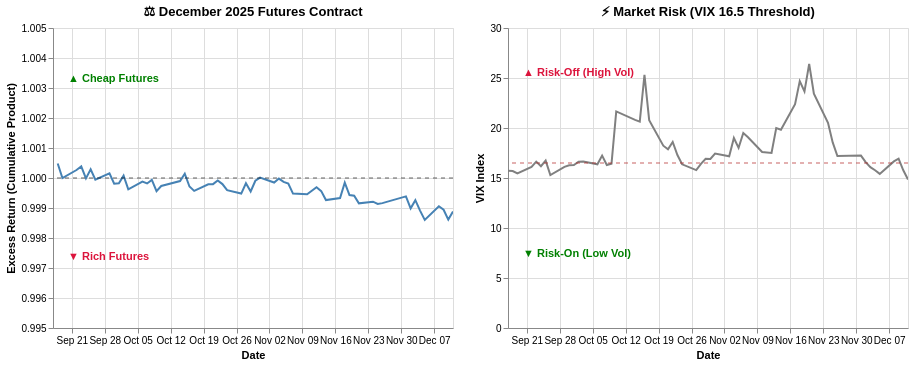

The cell this chart's notebook holds for it:
### Markdown cell above
### 🔍 Zooming In: The December 2025 Contract
**What are we observing?**
The December 2025 contract provides our first granular look at the strategy's performance during a specific roll period. Throughout most of this window, the VIX remained elevated above the 16.5 "Risk-Off" threshold, featuring two distinct volatility spikes in mid-October and mid-November. Correspondingly, the cumulative excess return steadily grinds higher, staying firmly in the green "Cheap Futures" territory and jumping sharply alongside that mid-November VIX spike.

### Code cell
# Results December 2025: Sep. 17, Dec-Sep. 11, 2025
dec_graph=create_arb_vix(start='2025-09-17',end='2025-12-11')
display(plot_contract_arb_band(dec_graph,'December 2025 Futures Contract',return_domain=[0.995, 1.005]))

### Figure 1 — Vega-Lite specification as saved in the notebook (floating-point values rounded to 4 significant figures)
{"config": {"view": {"continuousWidth": 300, "continuousHeight": 300}}, "hconcat": [{"layer": [{"data": {"name": "data-34bfb8a3e25644c7933fc7e5b7fe5f0d"}, "mark": {"type": "line", "color": "steelblue", "strokeWidth": 2}, "encoding": {"tooltip": [{"field": "date", "type": "temporal"}, {"field": "Cumulative Excess Return", "type": "quantitative"}], "x": {"field": "date", "title": "Date", "type": "temporal"}, "y": {"field": "Cumulative Excess Return", "scale": {"domain": [0.995, 1.005]}, "title": "Excess Return (Cumulative Product)", "type": "quantitative"}}, "name": "view_3"}, {"data": {"name": "data-62270e77d641448c13ff0a9fcf3e6578"}, "mark": {"type": "rule", "color": "black", "opacity": 0.6, "strokeDash": [4, 4]}, "encoding": {"y": {"field": "y", "type": "quantitative"}}}, {"data": {"name": "data-43807a7517ce8d1e736d09477ce97267"}, "mark": {"type": "text", "align": "left", "baseline": "top", "color": "green", "dx": 5, "fontWeight": "bold"}, "encoding": {"text": {"field": "text", "type": "nominal"}, "x": {"value": 10}, "y": {"field": "y", "type": "quantitative"}}}, {"data": {"name": "data-bfe5ff7198e2b8f6f045fd9762d0a983"}, "mark": {"type": "text", "align": "left", "baseline": "bottom", "color": "crimson", "dx": 5, "fontWeight": "bold"}, "encoding": {"text": {"field": "text", "type": "nominal"}, "x": {"value": 10}, "y": {"field": "y", "type": "quantitative"}}}], "height": 300, "title": "⚖️ December 2025 Futures Contract", "width": 400}, {"layer": [{"data": {"name": "data-34bfb8a3e25644c7933fc7e5b7fe5f0d"}, "mark": {"type": "line", "color": "gray", "strokeWidth": 2}, "encoding": {"tooltip": [{"field": "date", "type": "temporal"}, {"field": "VIX", "type": "quantitative"}], "x": {"field": "date", "title": "Date", "type": "temporal"}, "y": {"field": "VIX", "scale": {"domain": [1, 30]}, "title": "VIX Index", "type": "quantitative"}}, "name": "view_4"}, {"data": {"name": "data-36ce8cf7b9b85712b0e5da6a8d4c123f"}, "mark": {"type": "rule", "color": "firebrick", "opacity": 0.7, "strokeDash": [4, 4]}, "encoding": {"y": {"field": "y", "type": "quantitative"}}}, {"data": {"name": "data-e1693b16d8edb1761d863943e923bf84"}, "mark": {"type": "text", "align": "left", "baseline": "bottom", "color": "crimson", "dx": 5, "fontWeight": "bold"}, "encoding": {"text": {"field": "text", "type": "nominal"}, "x": {"value": 10}, "y": {"field": "y", "type": "quantitative"}}}, {"data": {"name": "data-7e10542b402220f02c931d4ac3477b9e"}, "mark": {"type": "text", "align": "left", "baseline": "top", "color": "green", "dx": 5, "fontWeight": "bold"}, "encoding": {"text": {"field": "text", "type": "nominal"}, "x": {"value": 10}, "y": {"field": "y", "type": "quantitative"}}}], "height": 300, "title": "⚡ Market Risk (VIX 16.5 Threshold)", "width": 400}], "params": [{"name": "param_2", "select": {"type": "interval", "encodings": ["x"]}, "bind": "scales", "views": ["view_3", "view_4"]}], "$schema": "https://vega.github.io/schema/vega-lite/v5.20.1.json", "datasets": {"data-34bfb8a3e25644c7933fc7e5b7fe5f0d": [{"date": "2025-09-17T00:00:00", "Cumulative Excess Return": null, "VIX": 15.72}, {"date": "2025-09-18T00:00:00", "Cumulative Excess Return": 1.0, "VIX": 15.7}, {"date": "2025-09-19T00:00:00", "Cumulative Excess Return": 1.0, "VIX": 15.45}, {"date": "2025-09-22T00:00:00", "Cumulative Excess Return": 1.0, "VIX": 16.1}, {"date": "2025-09-23T00:00:00", "Cumulative Excess Return": 1.0, "VIX": 16.64}, {"date": "2025-09-24T00:00:00", "Cumulative Excess Return": 1.0, "VIX": 16.18}, {"date": "2025-09-25T00:00:00", "Cumulative Excess Return": 1.0, "VIX": 16.74}, {"date": "2025-09-26T00:00:00", "Cumulative Excess Return": 0.9999, "VIX": 15.29}, {"date": "2025-09-29T00:00:00", "Cumulative Excess Return": 1.0, "VIX": 16.12}, {"date": "2025-09-30T00:00:00", "Cumulative Excess Return": 0.9998, "VIX": 16.28}, {"date": "2025-10-01T00:00:00", "Cumulative Excess Return": 0.9998, "VIX": 16.29}, {"date": "2025-10-02T00:00:00", "Cumulative Excess Return": 1.0, "VIX": 16.63}, {"date": "2025-10-03T00:00:00", "Cumulative Excess Return": 0.9996, "VIX": 16.65}, {"date": "2025-10-06T00:00:00", "Cumulative Excess Return": 0.9999, "VIX": 16.37}, {"date": "2025-10-07T00:00:00", "Cumulative Excess Return": 0.9998, "VIX": 17.24}, {"date": "2025-10-08T00:00:00", "Cumulative Excess Return": 0.9999, "VIX": 16.3}, {"date": "2025-10-09T00:00:00", "Cumulative Excess Return": 0.9996, "VIX": 16.43}, {"date": "2025-10-10T00:00:00", "Cumulative Excess Return": 0.9997, "VIX": 21.66}, {"date": "2025-10-14T00:00:00", "Cumulative Excess Return": 0.9999, "VIX": 20.81}, {"date": "2025-10-15T00:00:00", "Cumulative Excess Return": 1.0, "VIX": 20.64}, {"date": "2025-10-16T00:00:00", "Cumulative Excess Return": 0.9997, "VIX": 25.31}, {"date": "2025-10-17T00:00:00", "Cumulative Excess Return": 0.9996, "VIX": 20.78}, {"date": "2025-10-20T00:00:00", "Cumulative Excess Return": 0.9998, "VIX": 18.23}, {"date": "2025-10-21T00:00:00", "Cumulative Excess Return": 0.9998, "VIX": 17.87}, {"date": "2025-10-22T00:00:00", "Cumulative Excess Return": 0.9999, "VIX": 18.6}, {"date": "2025-10-23T00:00:00", "Cumulative Excess Return": 0.9998, "VIX": 17.3}, {"date": "2025-10-24T00:00:00", "Cumulative Excess Return": 0.9996, "VIX": 16.37}, {"date": "2025-10-27T00:00:00", "Cumulative Excess Return": 0.9995, "VIX": 15.79}, {"date": "2025-10-28T00:00:00", "Cumulative Excess Return": 0.9998, "VIX": 16.42}, {"date": "2025-10-29T00:00:00", "Cumulative Excess Return": 0.9996, "VIX": 16.92}, {"date": "2025-10-30T00:00:00", "Cumulative Excess Return": 0.9999, "VIX": 16.91}, {"date": "2025-10-31T00:00:00", "Cumulative Excess Return": 1.0, "VIX": 17.44}, {"date": "2025-11-03T00:00:00", "Cumulative Excess Return": 0.9998, "VIX": 17.17}, {"date": "2025-11-04T00:00:00", "Cumulative Excess Return": 1.0, "VIX": 19.0}, {"date": "2025-11-05T00:00:00", "Cumulative Excess Return": 0.9999, "VIX": 18.01}, {"date": "2025-11-06T00:00:00", "Cumulative Excess Return": 0.9998, "VIX": 19.5}, {"date": "2025-11-07T00:00:00", "Cumulative Excess Return": 0.9995, "VIX": 19.08}, {"date": "2025-11-10T00:00:00", "Cumulative Excess Return": 0.9995, "VIX": 17.6}, {"date": "2025-11-12T00:00:00", "Cumulative Excess Return": 0.9997, "VIX": 17.51}, {"date": "2025-11-13T00:00:00", "Cumulative Excess Return": 0.9996, "VIX": 20.0}, {"date": "2025-11-14T00:00:00", "Cumulative Excess Return": 0.9993, "VIX": 19.83}, {"date": "2025-11-17T00:00:00", "Cumulative Excess Return": 0.9993, "VIX": 22.38}, {"date": "2025-11-18T00:00:00", "Cumulative Excess Return": 0.9998, "VIX": 24.69}, {"date": "2025-11-19T00:00:00", "Cumulative Excess Return": 0.9994, "VIX": 23.66}, {"date": "2025-11-20T00:00:00", "Cumulative Excess Return": 0.9994, "VIX": 26.42}, {"date": "2025-11-21T00:00:00", "Cumulative Excess Return": 0.9992, "VIX": 23.43}, {"date": "2025-11-24T00:00:00", "Cumulative Excess Return": 0.9992, "VIX": 20.52}, {"date": "2025-11-25T00:00:00", "Cumulative Excess Return": 0.9991, "VIX": 18.56}, {"date": "2025-11-26T00:00:00", "Cumulative Excess Return": 0.9992, "VIX": 17.19}, {"date": "2025-12-01T00:00:00", "Cumulative Excess Return": 0.9994, "VIX": 17.24}, {"date": "2025-12-02T00:00:00", "Cumulative Excess Return": 0.999, "VIX": 16.59}, {"date": "2025-12-03T00:00:00", "Cumulative Excess Return": 0.9993, "VIX": 16.08}, {"date": "2025-12-04T00:00:00", "Cumulative Excess Return": 0.9989, "VIX": 15.78}, {"date": "2025-12-05T00:00:00", "Cumulative Excess Return": 0.9986, "VIX": 15.41}, {"date": "2025-12-08T00:00:00", "Cumulative Excess Return": 0.9991, "VIX": 16.66}, {"date": "2025-12-09T00:00:00", "Cumulative Excess Return": 0.9989, "VIX": 16.93}, {"date": "2025-12-10T00:00:00", "Cumulative Excess Return": 0.9986, "VIX": 15.77}, {"date": "2025-12-11T00:00:00", "Cumulative Excess Return": 0.9989, "VIX": 14.85}], "data-62270e77d641448c13ff0a9fcf3e6578": [{"y": 1.0}], "data-43807a7517ce8d1e736d09477ce97267": [{"y": 1.003, "text": "▲ Cheap Futures"}], "data-bfe5ff7198e2b8f6f045fd9762d0a983": [{"y": 0.9972, "text": "▼ Rich Futures"}], "data-36ce8cf7b9b85712b0e5da6a8d4c123f": [{"y": 16.5}], "data-e1693b16d8edb1761d863943e923bf84": [{"y": 25, "text": "▲ Risk-Off (High Vol)"}], "data-7e10542b402220f02c931d4ac3477b9e": [{"y": 8, "text": "▼ Risk-On (Low Vol)"}]}}
